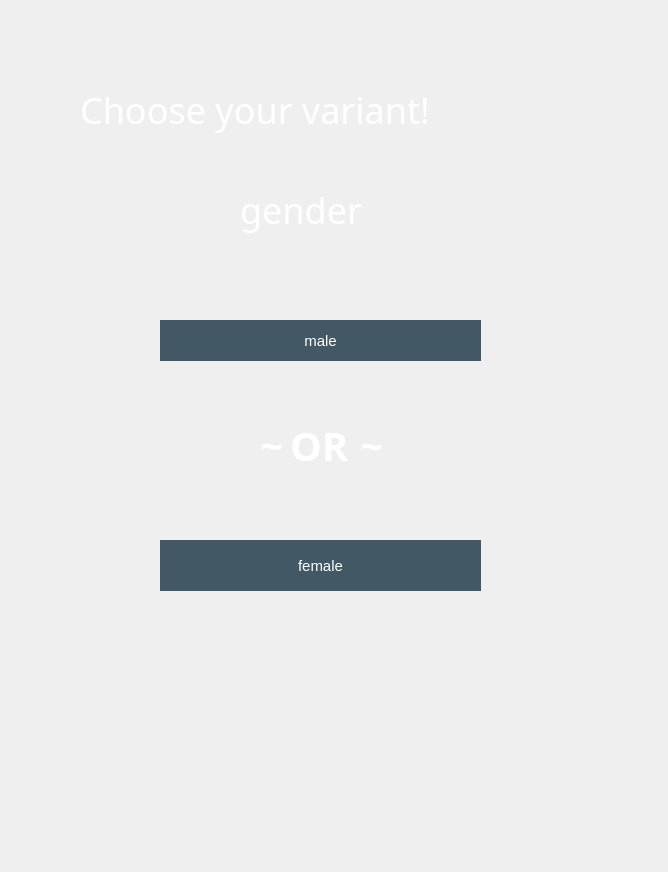
<?xml version="1.0" encoding="UTF-8"?>
<ui version="4.0">
 <class>MainWindow</class>
 <widget class="QMainWindow" name="MainWindow">
  <property name="geometry">
   <rect>
    <x>0</x>
    <y>0</y>
    <width>668</width>
    <height>872</height>
   </rect>
  </property>
  <property name="windowTitle">
   <string>MainWindow</string>
  </property>
  <property name="styleSheet">
   <string notr="true">backgroud: opacity 0;
</string>
  </property>
  <widget class="QWidget" name="centralwidget">
   <property name="styleSheet">
    <string notr="true">background-image: url(./images/back.jpg);
</string>
   </property>
   <widget class="QLabel" name="label">
    <property name="geometry">
     <rect>
      <x>80</x>
      <y>80</y>
      <width>491</width>
      <height>61</height>
     </rect>
    </property>
    <property name="font">
     <font>
      <family>Luckiest Guy</family>
      <pointsize>36</pointsize>
     </font>
    </property>
    <property name="acceptDrops">
     <bool>false</bool>
    </property>
    <property name="autoFillBackground">
     <bool>false</bool>
    </property>
    <property name="styleSheet">
     <string notr="true">color: white;
background: opacity 0;

</string>
    </property>
    <property name="text">
     <string>&lt;!DOCTYPE HTML PUBLIC &quot;-//W3C//DTD HTML 4.0//EN&quot; &quot;http://www.w3.org/TR/REC-html40/strict.dtd&quot;&gt;
&lt;html&gt;&lt;head&gt;&lt;meta name=&quot;qrichtext&quot; content=&quot;1&quot; /&gt;&lt;style type=&quot;text/css&quot;&gt;
&lt;/style&gt;&lt;/head&gt;&lt;body style=&quot; font-family:'Luckiest Guy','cursive'; font-size:45px; font-weight:400; font-style:normal;&quot;&gt;
&lt;p style=&quot; margin-top:0px; margin-bottom:0px; margin-left:0px; margin-right:0px; -qt-block-indent:0; text-indent:0px;&quot;&gt;&lt;span style=&quot; font-size:27pt;&quot;&gt;Choose your variant!&lt;/span&gt;&lt;/p&gt;&lt;/body&gt;&lt;/html&gt;</string>
    </property>
    <property name="wordWrap">
     <bool>false</bool>
    </property>
   </widget>
   <widget class="QLabel" name="label_2">
    <property name="geometry">
     <rect>
      <x>290</x>
      <y>420</y>
      <width>71</width>
      <height>51</height>
     </rect>
    </property>
    <property name="font">
     <font>
      <family>Merienda</family>
      <pointsize>-1</pointsize>
      <weight>75</weight>
      <italic>false</italic>
      <bold>true</bold>
      <underline>false</underline>
     </font>
    </property>
    <property name="autoFillBackground">
     <bool>false</bool>
    </property>
    <property name="styleSheet">
     <string notr="true">font-family: 'Merienda';
color: #fff;
font-weight: bold;
font-size: 40px;
background: opacity 0;</string>
    </property>
    <property name="text">
     <string>OR</string>
    </property>
   </widget>
   <widget class="QPushButton" name="button_outcountry_cold_camping_male">
    <property name="geometry">
     <rect>
      <x>160</x>
      <y>320</y>
      <width>321</width>
      <height>41</height>
     </rect>
    </property>
    <property name="styleSheet">
     <string notr="true">QPushButton{
background-color: #425865;
border: 2px solid #425865;
border-radius: 30px;
color: white;
font-family: 'Luckiest Guy', cursive;
font-size: 15px;
}
QPushButton:pressed{
	background-color: #fa4244;
}</string>
    </property>
    <property name="text">
     <string>male</string>
    </property>
   </widget>
   <widget class="QPushButton" name="button_outcountry_cold_camping_female">
    <property name="geometry">
     <rect>
      <x>160</x>
      <y>540</y>
      <width>321</width>
      <height>51</height>
     </rect>
    </property>
    <property name="styleSheet">
     <string notr="true">QPushButton{
background-color: #425865;
border: 2px solid #425865;
border-radius: 30px;
color: white;
font-family: 'Luckiest Guy', cursive;
font-size: 15px;
}
QPushButton:pressed{
	background-color: #fa4244;
}</string>
    </property>
    <property name="text">
     <string>female</string>
    </property>
   </widget>
   <widget class="QLabel" name="label_3">
    <property name="geometry">
     <rect>
      <x>360</x>
      <y>420</y>
      <width>31</width>
      <height>51</height>
     </rect>
    </property>
    <property name="font">
     <font>
      <family>Merienda</family>
      <pointsize>-1</pointsize>
      <weight>75</weight>
      <italic>false</italic>
      <bold>true</bold>
      <underline>false</underline>
     </font>
    </property>
    <property name="autoFillBackground">
     <bool>false</bool>
    </property>
    <property name="styleSheet">
     <string notr="true">font-family: 'Merienda';
color: #fff;
font-weight: bold;
font-size: 40px;
background: opacity 0;</string>
    </property>
    <property name="text">
     <string>~</string>
    </property>
   </widget>
   <widget class="QLabel" name="label_4">
    <property name="geometry">
     <rect>
      <x>260</x>
      <y>420</y>
      <width>31</width>
      <height>51</height>
     </rect>
    </property>
    <property name="font">
     <font>
      <family>Merienda</family>
      <pointsize>-1</pointsize>
      <weight>75</weight>
      <italic>false</italic>
      <bold>true</bold>
      <underline>false</underline>
     </font>
    </property>
    <property name="autoFillBackground">
     <bool>false</bool>
    </property>
    <property name="styleSheet">
     <string notr="true">font-family: 'Merienda';
color: #fff;
font-weight: bold;
font-size: 40px;
background: opacity 0;</string>
    </property>
    <property name="text">
     <string>~</string>
    </property>
   </widget>
   <widget class="QLabel" name="label_5">
    <property name="geometry">
     <rect>
      <x>240</x>
      <y>180</y>
      <width>211</width>
      <height>61</height>
     </rect>
    </property>
    <property name="font">
     <font>
      <family>Luckiest Guy</family>
      <pointsize>36</pointsize>
     </font>
    </property>
    <property name="acceptDrops">
     <bool>false</bool>
    </property>
    <property name="autoFillBackground">
     <bool>false</bool>
    </property>
    <property name="styleSheet">
     <string notr="true">color: white;
background: opacity 0;

</string>
    </property>
    <property name="text">
     <string>&lt;!DOCTYPE HTML PUBLIC &quot;-//W3C//DTD HTML 4.0//EN&quot; &quot;http://www.w3.org/TR/REC-html40/strict.dtd&quot;&gt;
&lt;html&gt;&lt;head&gt;&lt;meta name=&quot;qrichtext&quot; content=&quot;1&quot; /&gt;&lt;style type=&quot;text/css&quot;&gt;
&lt;/style&gt;&lt;/head&gt;&lt;body style=&quot; font-family:'Luckiest Guy','cursive'; font-size:45px; font-weight:400; font-style:normal;&quot;&gt;
&lt;p style=&quot; margin-top:0px; margin-bottom:0px; margin-left:0px; margin-right:0px; -qt-block-indent:0; text-indent:0px;&quot;&gt;&lt;span style=&quot; font-size:27pt;&quot;&gt;gender&lt;span&gt;&lt;/p&gt;&lt;/body&gt;&lt;/html&gt;</string>
    </property>
    <property name="wordWrap">
     <bool>false</bool>
    </property>
   </widget>
  </widget>
 </widget>
 <resources/>
 <connections/>
</ui>
